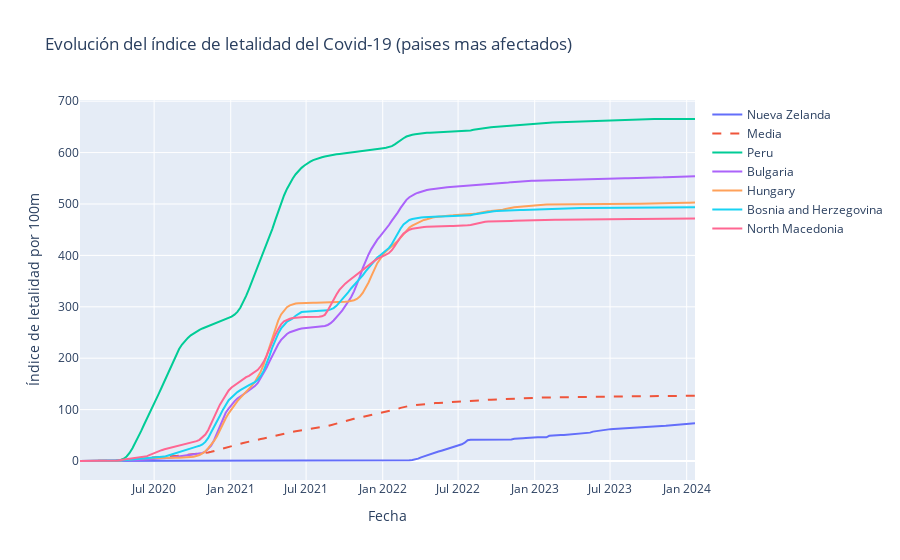

Notebook code cell kept with this figure:
### Markdown cell above
### **3. ¿Cuál es la evolución del índice de letalidad del Covid-19 en el país, comparado con los países con los índices históricos más elevados?**

### Code cell
# Obtiene los países con los índices de letalidad más elevados
top_countries = df_rest_of_the_world.groupby('Country')['lethality_rate_per_100m'].max().sort_values(ascending=False).head(5).index

# Calcula la media de lethality_rate_per_100m por fecha
mean_lethality_rate = df_covid_limpio.groupby('Date_reported')['lethality_rate_per_100m'].mean()

# Crea una figura
fig = go.Figure()

# Agrega la traza para Nueva Zelanda
fig.add_trace(go.Scatter(x=df_nz['Date_reported'], y=df_nz['lethality_rate_per_100m'], mode='lines', name='Nueva Zelanda'))
# Agrega la traza para la media
fig.add_trace(go.Scatter(x=mean_lethality_rate.index, y=mean_lethality_rate, mode='lines', name='Media', line=dict(dash='dash')))

# Agrega las trazas para los países con los índices de letalidad más elevados
for country in top_countries:
    df_country = df_rest_of_the_world[df_rest_of_the_world['Country'] == country]
    fig.add_trace(go.Scatter(x=df_country['Date_reported'], y=df_country['lethality_rate_per_100m'], mode='lines', name=country))

# Añade texto descriptivo
fig.add_annotation(
    text="En terminos de letalidad vemos como Nueva Zelanda se encuentra bastante por debajo del promedio, aunque acercándose.",
    xref="paper", yref="paper",
    x=0.5, y=-0.25, showarrow=False
)

# Configura el título y los ejes
fig.update_layout(title='Evolución del índice de letalidad del Covid-19 (paises mas afectados)', xaxis_title='Fecha', yaxis_title='Índice de letalidad por 100m')

# Muestra el gráfico
fig.show()

### Figure 1 — Plotly figure (JSON) as saved in the notebook; plotly's stock layout.template omitted (floating-point values rounded to 4 significant figures; data arrays with more than 128 entries replaced by an {"elided": "..."} marker saying what was removed)
{"data": [{"mode": "lines", "name": "Nueva Zelanda", "type": "scatter", "x": {"elided": "212 str values"}, "y": {"elided": "212 float values"}}, {"line": {"dash": "dash"}, "mode": "lines", "name": "Media", "type": "scatter", "x": {"elided": "212 str values"}, "y": {"elided": "212 float values"}}, {"mode": "lines", "name": "Peru", "type": "scatter", "x": {"elided": "212 str values"}, "y": {"elided": "212 float values"}}, {"mode": "lines", "name": "Bulgaria", "type": "scatter", "x": {"elided": "212 str values"}, "y": {"elided": "212 float values"}}, {"mode": "lines", "name": "Hungary", "type": "scatter", "x": {"elided": "212 str values"}, "y": {"elided": "212 float values"}}, {"mode": "lines", "name": "Bosnia and Herzegovina", "type": "scatter", "x": {"elided": "212 str values"}, "y": {"elided": "212 float values"}}, {"mode": "lines", "name": "North Macedonia", "type": "scatter", "x": {"elided": "212 str values"}, "y": {"elided": "212 float values"}}], "layout": {"annotations": [{"showarrow": false, "text": "En terminos de letalidad vemos como Nueva Zelanda se encuentra bastante por debajo del promedio, aunque acercándose.", "x": 0.5, "xref": "paper", "y": -0.25, "yref": "paper"}], "title": {"text": "Evolución del índice de letalidad del Covid-19 (paises mas afectados)"}, "xaxis": {"title": {"text": "Fecha"}}, "yaxis": {"title": {"text": "Índice de letalidad por 100m"}}}}
